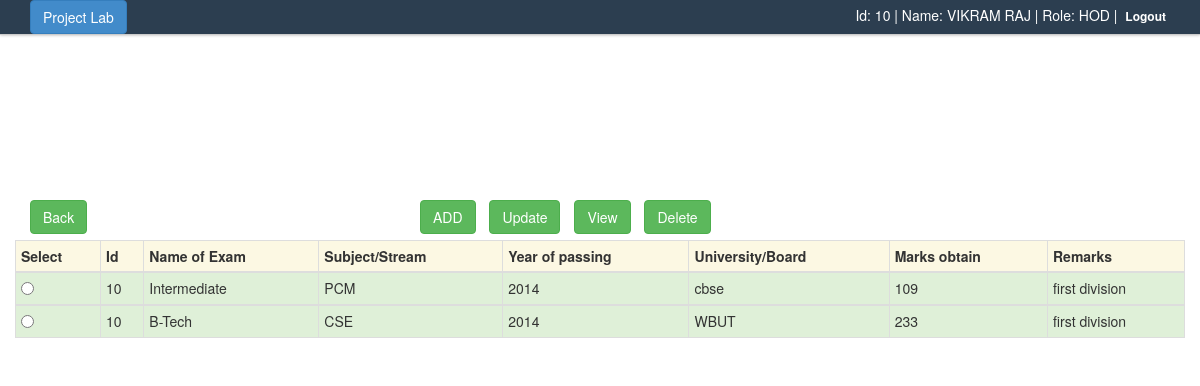
Screenshot of /project/maintain.php (signed in) with the database file from the repository.
### tables this page shows
CREATE TABLE IF NOT EXISTS `user` (
  `user_id` int(10) NOT NULL AUTO_INCREMENT,
  `name` varchar(20) NOT NULL,
  `email` varchar(30) NOT NULL,
  `pass1` varchar(255) NOT NULL,
  `batch` varchar(10) NOT NULL,
  `regitration_date` date NOT NULL,
  `role` varchar(255) NOT NULL,
  PRIMARY KEY (`user_id`)
);

CREATE TABLE IF NOT EXISTS `master_details` (
  `sl_no` int(20) NOT NULL AUTO_INCREMENT,
  `user_id` int(55) NOT NULL,
  `year_of_passing` int(20) NOT NULL,
  `Exam` varchar(30) NOT NULL,
  `board` varchar(30) NOT NULL,
  `marks` int(20) NOT NULL,
  `class` varchar(30) NOT NULL,
  `remarks` varchar(100) NOT NULL,
  PRIMARY KEY (`sl_no`)
);

### project/maintain.php (the view, shortened to what this page needs)
<?php
	$user_id=$_SESSION['User_id'];
	$sql="SELECT * FROM user WHERE user_id='$user_id'";
	$rws = mysql_fetch_array(mysql_query($sql));
  $query="SELECT * FROM master_details WHERE user_id='$user_id'";
  $result=mysql_query($query);
  $num=mysql_num_rows($result);
?>
<!DOCTYPE html>
<html lang="en">
<head>
	<link href="css/bootstrap.min.css" rel="stylesheet">
    <link href="css/style.css" rel="stylesheet">
</head>
<body>
	<div class="navbar navbar-fixed-top">
		<div class="topNav">
			<div class="container">
				<div class="alignR">
					<div class="pull-left socialNw">
						<button class="btn btn-primary" class="active">Project Lab</button>
					</div>
 					Id: <?php echo $rws['user_id'];?> |
					Name: <?php echo $rws['name']; ?> |
					Role: <?php echo $rws['role']; ?> |
					<a href="logout.php" >Logout</a>
				</div>
			</div>
		</div>
	</div>
	<div class="container"style="margin-top:200px;">
		<div class="row clearfix">
			<div class="col-md-4 column">
				<div class="btn-group">
					<a href="mainmenu.php"><button class="btn btn-success" data-toggle="modal" type="submit">Back</button> </a>
				</div>
			</div>
			<div class="col-md-4 column">
									<div class="btn-group">
									<button class="btn btn-success" data-toggle="modal" data-target=".bs-example-modal-lg">ADD</button>
									</div>
  									<div class="btn-group" style="margin-left:10px;">
								<form action="update.php" method="post">
									<button id="update" name="action1" type="submit" class="btn btn-success" value="update">Update</button>
									</div>
  									<div class="btn-group" style="margin-left:10px;">
									<button id="view" name="action1" type="submit" class="btn btn-success" value="view">View</button>
									</div>
  									<div class="btn-group" style="margin-left:10px;">
        							<button id="delete" name="action1" type="submit" class="btn btn-success" value="delete">Delete</button>
        						</div>
			</div>
		<div class="col-md-4 column">
	</div><br><br>
		<div class="row clearfix">
			<div class="col-md-12 column">
				<table class="table table-bordered table-hover table-condensed">
					<thead>
						<tr class="warning">
							<th>Select</th>
        					<th>Id</th>
        					<th>Name of Exam</th>
        					<th>Subject/Stream</th>
        					<th>Year of passing</th>
	        				<th>University/Board</th>
    	    				<th>Marks obtain</th>
        					<th>Remarks</th>
    					</tr>
    				</thead>
        			<?php
          				$i=0;
          				while($i<$num) {
          				$s0=mysql_result($result, $i, "sl_no");
            			$s1=mysql_result($result, $i, "user_id");
            			$s2=mysql_result($result, $i, "year_of_passing");
			            $s3=mysql_result($result, $i, "Exam");
            			$s4=mysql_result($result, $i, "board");
            			$s5=mysql_result($result, $i, "marks");
			            $s6=mysql_result($result, $i, "class");
			            $s7=mysql_result($result, $i, "remarks");
		            ?>
            		<tbody>
            			<tr class="success">
              				<td><input type='radio' name='ra' value='<?php echo $s0; ?>' required></td>
              				<td><?php echo $s1;?></td>
              				<td><?php echo $s3;?></td>
              				<td><?php echo $s6;?></td>
              				<td><?php echo $s2;?></td>
              				<td><?php echo $s4;?></td>
              				<td><?php echo $s5;?></td>
              				<td><?php echo $s7;?></td>
             			</tr>
             			<?php
             				$i++;
          					}
          				?>
				</tbody>
			</table>
		</div>
	</div>
</div>
</body>
</html>

### project/css/style.css (style rules this page uses)
body { background:url(img/bg.png) repeat 0 0; }
.topNav { padding: 0;border-bottom: 1px solid #CCC;background: #2c3e50;color:#fff;box-shadow: 0 0 3px #B1AFAF; }
.topNav a { color:#fff; font-size:12px; font-weight:bold; display:inline-block; padding:8px 4px; }
.alignR { text-align:right; }

### rows the page displays
user: user_id "10", name "VIKRAM RAJ", role "HOD"
master_details: user "10", Exam "Intermediate", class "PCM", year_of_passing "2014", board "cbse", marks "109", remarks "first division"
master_details: user "10", Exam "B-Tech", class "CSE", year_of_passing "2014", board "WBUT", marks "233", remarks "first division"
